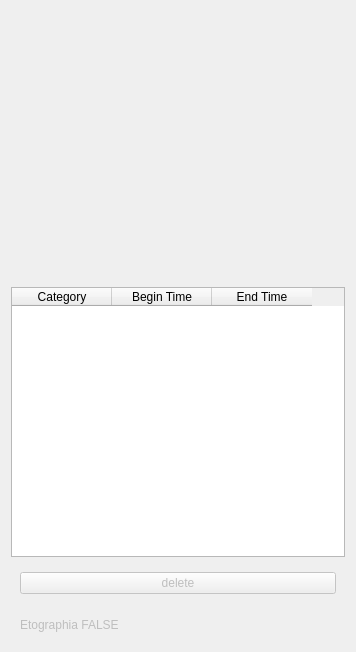
                <widget class="QWidget" name="scrollAreaWidgetContents">
                 <property name="geometry">
                  <rect>
                   <x>0</x>
                   <y>0</y>
                   <width>356</width>
                   <height>652</height>
                  </rect>
                 </property>
                 <layout class="QVBoxLayout" name="verticalLayout_10">
                  <item>
                   <widget class="QWidget" name="widBotoes" native="true"/>
                  </item>
                  <item>
                   <spacer name="verticalSpacer">
                    <property name="orientation">
                     <enum>Qt::Vertical</enum>
                    </property>
                    <property name="sizeHint" stdset="0">
                     <size>
                      <width>20</width>
                      <height>40</height>
                     </size>
                    </property>
                   </spacer>
                  </item>
                  <item>
                   <widget class="QTableWidget" name="tabRegistro">
                    <property name="alternatingRowColors">
                     <bool>true</bool>
                    </property>
                    <property name="selectionMode">
                     <enum>QAbstractItemView::SingleSelection</enum>
                    </property>
                    <property name="selectionBehavior">
                     <enum>QAbstractItemView::SelectRows</enum>
                    </property>
                    <property name="columnCount">
                     <number>3</number>
                    </property>
                    <attribute name="verticalHeaderVisible">
                     <bool>false</bool>
                    </attribute>
                    <column>
                     <property name="text">
                      <string>Category</string>
                     </property>
                    </column>
                    <column>
                     <property name="text">
                      <string>Begin Time</string>
                     </property>
                    </column>
                    <column>
                     <property name="text">
                      <string>End Time</string>
                     </property>
                    </column>
                   </widget>
                  </item>
                  <item>
                   <widget class="QWidget" name="widget_9" native="true">
                    <property name="minimumSize">
                     <size>
                      <width>0</width>
                      <height>20</height>
                     </size>
                    </property>
                    <property name="maximumSize">
                     <size>
                      <width>16777215</width>
                      <height>40</height>
                     </size>
                    </property>
                    <layout class="QHBoxLayout" name="horizontalLayout_14">
                     <item>
                      <widget class="QPushButton" name="pbDeleteRegistros">
                       <property name="enabled">
                        <bool>false</bool>
                       </property>
                       <property name="minimumSize">
                        <size>
                         <width>0</width>
                         <height>20</height>
                        </size>
                       </property>
                       <property name="text">
                        <string>delete</string>
                       </property>
                      </widget>
                     </item>
                    </layout>
                   </widget>
                  </item>
                  <item>
                   <widget class="QWidget" name="widget_10" native="true">
                    <property name="enabled">
                     <bool>false</bool>
                    </property>
                    <property name="minimumSize">
                     <size>
                      <width>10</width>
                      <height>30</height>
                     </size>
                    </property>
                    <layout class="QHBoxLayout" name="horizontalLayout_12">
                     <item>
                      <widget class="QLabel" name="lblEtographiOn">
                       <property name="enabled">
                        <bool>false</bool>
                       </property>
                       <property name="text">
                        <string>Etographia FALSE</string>
                       </property>
                      </widget>
                     </item>
                    </layout>
                   </widget>
                  </item>
                 </layout>
                </widget>
